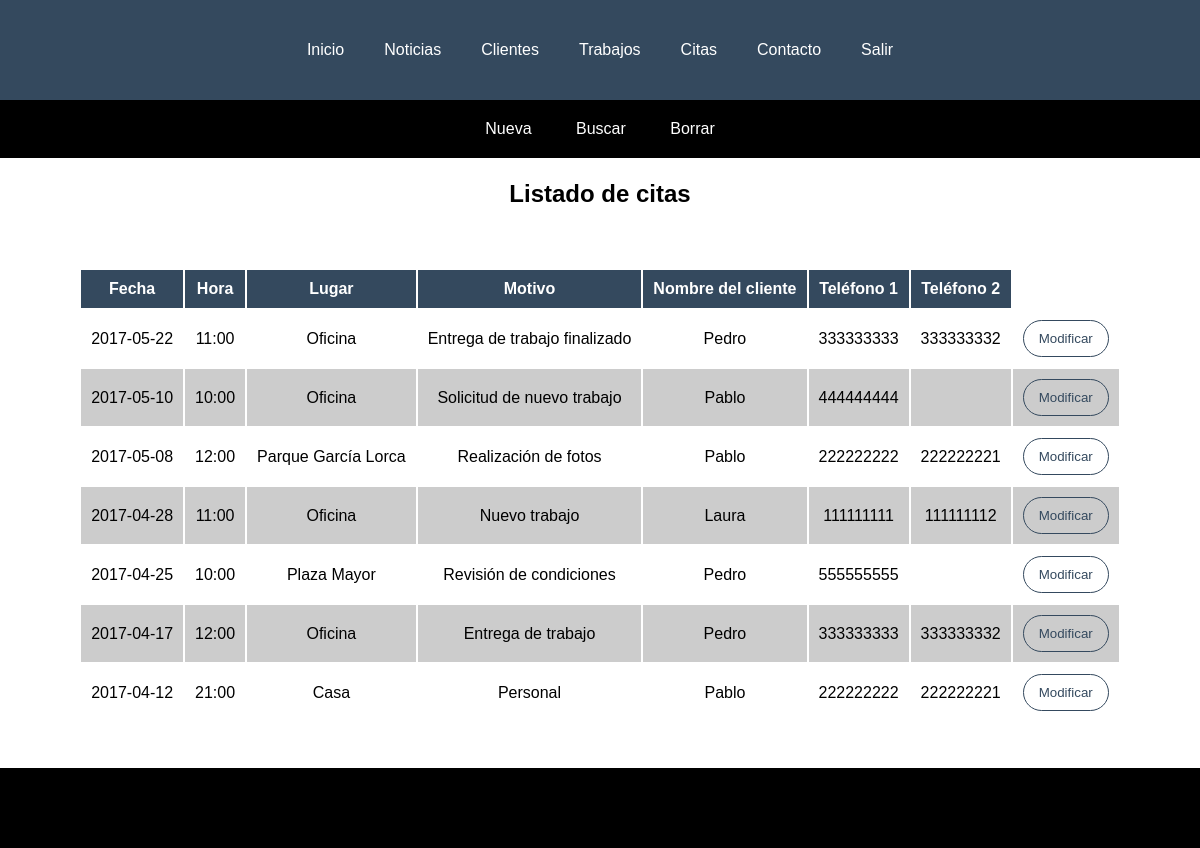
/php/citas.php (signed in), run on the app's committed database.
### tables this page shows
CREATE TABLE `citas` (
  `fecha` date NOT NULL,
  `hora` varchar(10) NOT NULL,
  `lugar` varchar(150) NOT NULL,
  `motivo` varchar(500) NOT NULL,
  `id_cliente` int(11) NOT NULL
);

CREATE TABLE `clientes` (
  `id` int(11) NOT NULL,
  `nombre` varchar(30) NOT NULL,
  `apellidos` varchar(40) NOT NULL,
  `direccion` varchar(50) NOT NULL,
  `telefono1` varchar(20) NOT NULL,
  `telefono2` varchar(20) DEFAULT NULL
);

### php/citas.php (the view, shortened to what this page needs)
<!DOCTYPE html>
<html lang="es">
<head>
  <link rel="stylesheet" href="../css/style.css">
</head>
<body>
  <div id="submenuClientes">
    <ul>
      <li><a href="./citasNueva.php">Nueva</a></li>
      <li><a href="./citasBuscar.php">Buscar</a></li>
      <li><a href="./citasBorrar.php">Borrar</a></li>
    </ul>
  </div>
  <?php
    include "./funciones.php";
    $conexion = conecta_bd();
    $consulta = "select * from citas, clientes where citas.id_cliente=clientes.id order by fecha desc";
    $resultado = mysqli_query($conexion, $consulta);
    $numeroFilas = mysqli_num_rows($resultado);
    echo "<section id='todosClientes'>";
    echo "<h1>Listado de citas</h1>";
    echo "<div id='contenedorTodosClientes'>";
    echo "<table>";
    echo "<thead><th>Fecha</th><th>Hora</th><th>Lugar</th><th>Motivo</th><th>Nombre del cliente</th><th>Teléfono 1</th><th>Teléfono 2</th></thead>";
    echo "<tbody>";
    for ($i=0; $i < $numeroFilas; $i++) {
      $fila = mysqli_fetch_array($resultado, MYSQLI_ASSOC);
      echo "<tr>";
        echo "<td>$fila[fecha]</td>";
        echo "<td>$fila[hora]</td>";
        echo "<td>$fila[lugar]</td>";
        echo "<td>$fila[motivo]</td>";
        echo "<td>$fila[nombre]</td>";
        echo "<td>$fila[telefono1]</td>";
        echo "<td>$fila[telefono2]</td>";
        echo "<td>
                <form action='./citasModificar.php' method='POST'>
                      <input type='hidden' name='fecha' value='$fila[fecha]'>
                      <input type='hidden' name='id' value='$fila[id_cliente]'>
                      <input type='submit' value='Modificar'>
                </form>
              </td>";
      echo "</tr>";
    }
    echo "</tbody>";
    echo "</table>";
    echo "</div>";
    echo "</section>";
   ?>
</body>
</html>

### css/style.css (style rules this page uses)
* { text-decoration: none; list-style: none; margin: 0; padding: 0; box-sizing: border-box; font-family: sans-serif; }
html { position: relative; min-height: 100%; }
body { margin: 0 0 65px; }
table thead th { color: white; background: #34495e; padding: 10px; height: 20px; }
table td { padding: 10px; }
table tr { height: 20px; }
table tr:nth-child(even) { background: #ccc; }
section#todasNoticias, section#todosClientes, section#trabajos, section#nuevaNoticia, section#borrarNoticias, section#buscarNoticias, section#buscarTrabajos, section#nuevoTrabajo, section#borrarTrabajos, section#nuevoCliente, section#buscarClientes { width: 100%; min-height: 90vh; display: flex; justify-content: center; align-items: center; text-align: center; flex-direction: column; }
h1 { text-align: center; margin-top: 15%; }
form { text-align: center; }
div#submenuNoticias, div#submenuClientes, div#submenuTrabajos { top: 0; display:flex; justify-content: center; align-items: center; position: fixed; width: 100%; background: black; }
div#submenuNoticias ul, div#submenuClientes ul, div#submenuTrabajos ul { margin-top: 100px; padding: 20px; }
div#submenuNoticias ul li, div#submenuClientes ul li, div#submenuTrabajos ul li { display: inline-block; }
div#submenuNoticias ul li a, div#submenuClientes ul li a, div#submenuTrabajos ul li a { color: white; margin: 0 20px; text-decoration: none; }
div#contenedorTodasNoticias, div#contenedorTodosClientes, div#contenedorTrabajos, div#contenedorNuevaNoticia, div#contenedorBorrarNoticias, div#contenedorBuscarNoticias, div#contenedorBuscarTrabajos, div#contenedorNuevoTrabajo, div#contenedorBorrarTrabajos, div#contenedorNuevoCliente, div#contenedorBuscarClientes { width: 100%; display: flex; justify-content: space-around; flex-wrap: wrap; align-items: center; text-align: center; margin: 5% 0; }
section#buscarNoticias input:hover, section#buscarTrabajos input:last-child:hover, .enviar, table input { background-color: transparent; color: #34495e; border: 1px solid #34495e; padding: 10px 15px; border-radius: 50px; outline: none; }

### data on the page
citas: fecha "2017-05-22", hora "11:00", lugar "Oficina", motivo "Entrega de trabajo finalizado", id_cliente.nombre "Pedro", id_cliente.telefono1 "333333333", id_cliente.telefono2 "333333332"
citas: fecha "2017-05-10", hora "10:00", lugar "Oficina", motivo "Solicitud de nuevo trabajo", id_cliente.nombre "Pablo", id_cliente.telefono1 "444444444"
citas: fecha "2017-05-08", hora "12:00", lugar "Parque García Lorca", motivo "Realización de fotos", id_cliente.nombre "Pablo", id_cliente.telefono1 "222222222", id_cliente.telefono2 "222222221"
citas: fecha "2017-04-28", hora "11:00", lugar "Oficina", motivo "Nuevo trabajo", id_cliente.nombre "Laura", id_cliente.telefono1 "111111111", id_cliente.telefono2 "111111112"
citas: fecha "2017-04-25", hora "10:00", lugar "Plaza Mayor", motivo "Revisión de condiciones", id_cliente.nombre "Pedro", id_cliente.telefono1 "555555555"
citas: fecha "2017-04-17", hora "12:00", lugar "Oficina", motivo "Entrega de trabajo", id_cliente.nombre "Pedro", id_cliente.telefono1 "333333333", id_cliente.telefono2 "333333332"
citas: fecha "2017-04-12", hora "21:00", lugar "Casa", motivo "Personal", id_cliente.nombre "Pablo", id_cliente.telefono1 "222222222", id_cliente.telefono2 "222222221"
